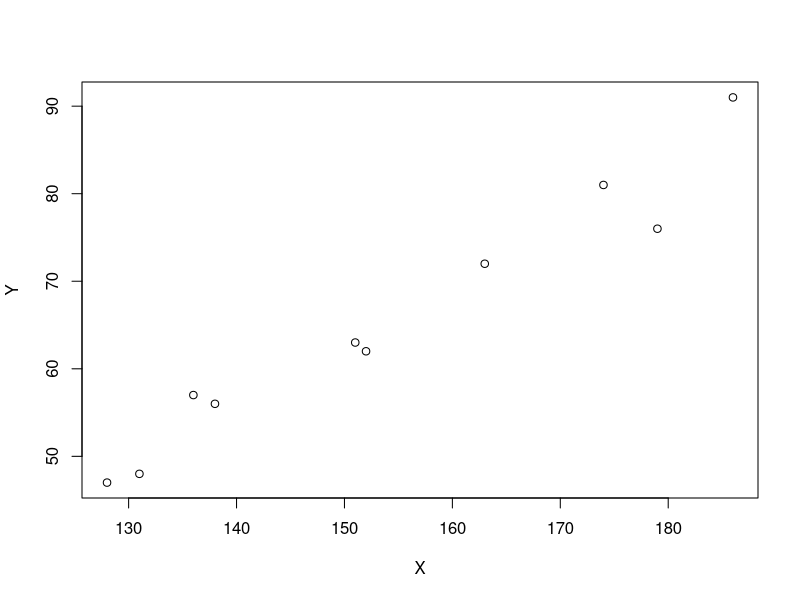
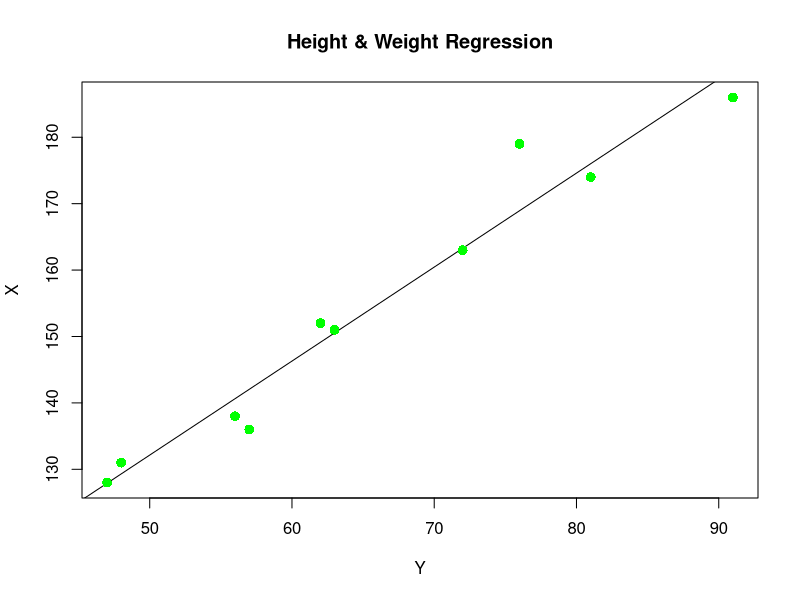

The R script that drew these images, in order:
# IMPLEMENTATION OF LINEAR REGRESSION
X=c(151,174,138,186,128,136,179,163,152,131) 
Y=c(63,81,56,91,47,57,76,72,62,48) 
plot(X,Y) 
relation=lm(Y~X) 
print(relation) 
print(summary(relation)) 
a=data.frame(X=170) 
result=predict(relation,a) 
print(result) 
png(file="linearregression.png") 
plot(Y,X,col="green",main="Height & Weight Regression",abline(lm(X~Y)), 
cex=1.3,pch=16,Xlab="Weight in kg",Ylab="Height in cm") 
dev.off()